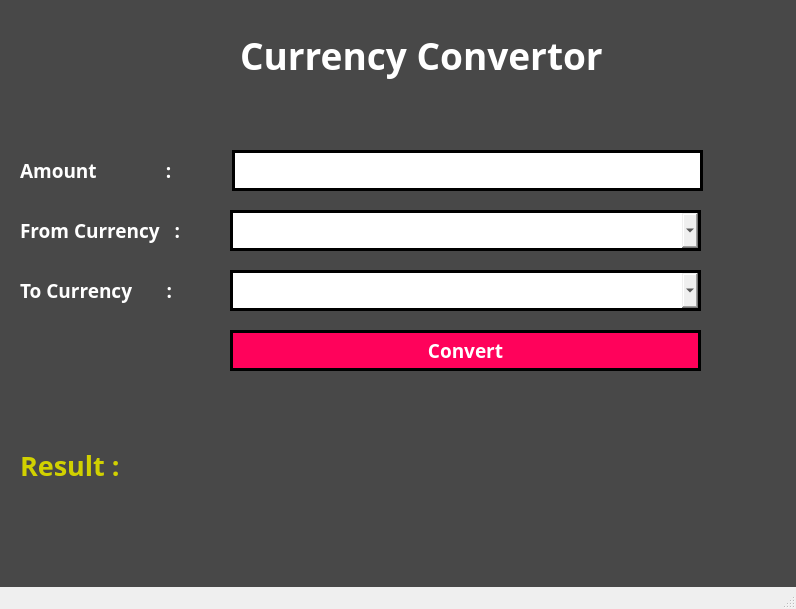
<?xml version="1.0" encoding="UTF-8"?>
<ui version="4.0">
 <class>MainWindow</class>
 <widget class="QMainWindow" name="MainWindow">
  <property name="geometry">
   <rect>
    <x>0</x>
    <y>0</y>
    <width>796</width>
    <height>609</height>
   </rect>
  </property>
  <property name="windowTitle">
   <string>Currency Convertor</string>
  </property>
  <property name="windowIcon">
   <iconset resource="resource.qrc">
    <normaloff>:/img/img/icon.png</normaloff>:/img/img/icon.png</iconset>
  </property>
  <property name="styleSheet">
   <string notr="true">#centralwidget{
	background-color: rgb(72, 72, 72);
	
}</string>
  </property>
  <widget class="QWidget" name="centralwidget">
   <widget class="QLabel" name="label">
    <property name="geometry">
     <rect>
      <x>240</x>
      <y>30</y>
      <width>461</width>
      <height>51</height>
     </rect>
    </property>
    <property name="font">
     <font>
      <family>Britannic</family>
      <pointsize>28</pointsize>
      <bold>true</bold>
      <underline>false</underline>
     </font>
    </property>
    <property name="styleSheet">
     <string notr="true">QLabel{
	color:white;
	
}

</string>
    </property>
    <property name="text">
     <string>Currency Convertor</string>
    </property>
   </widget>
   <widget class="QLabel" name="label_2">
    <property name="geometry">
     <rect>
      <x>20</x>
      <y>150</y>
      <width>181</width>
      <height>41</height>
     </rect>
    </property>
    <property name="font">
     <font>
      <family>Britannic</family>
      <pointsize>14</pointsize>
      <bold>true</bold>
     </font>
    </property>
    <property name="styleSheet">
     <string notr="true">
color: white;
	
</string>
    </property>
    <property name="text">
     <string>Amount              :</string>
    </property>
   </widget>
   <widget class="QLabel" name="from">
    <property name="geometry">
     <rect>
      <x>20</x>
      <y>210</y>
      <width>181</width>
      <height>41</height>
     </rect>
    </property>
    <property name="font">
     <font>
      <family>Britannic</family>
      <pointsize>14</pointsize>
      <bold>true</bold>
     </font>
    </property>
    <property name="styleSheet">
     <string notr="true">color: rgb(255, 255, 255);</string>
    </property>
    <property name="text">
     <string>From Currency   :</string>
    </property>
   </widget>
   <widget class="QLabel" name="to">
    <property name="geometry">
     <rect>
      <x>20</x>
      <y>270</y>
      <width>181</width>
      <height>41</height>
     </rect>
    </property>
    <property name="font">
     <font>
      <family>Britannic</family>
      <pointsize>14</pointsize>
      <bold>true</bold>
     </font>
    </property>
    <property name="styleSheet">
     <string notr="true">color: rgb(255, 255, 255);</string>
    </property>
    <property name="text">
     <string>To Currency       :</string>
    </property>
   </widget>
   <widget class="QLineEdit" name="amountlineEdit">
    <property name="geometry">
     <rect>
      <x>232</x>
      <y>150</y>
      <width>471</width>
      <height>41</height>
     </rect>
    </property>
    <property name="styleSheet">
     <string notr="true">border: 3px solid black;</string>
    </property>
   </widget>
   <widget class="QComboBox" name="fromCurrencyCombo">
    <property name="geometry">
     <rect>
      <x>230</x>
      <y>210</y>
      <width>471</width>
      <height>41</height>
     </rect>
    </property>
    <property name="styleSheet">
     <string notr="true">border: 3px solid black;</string>
    </property>
   </widget>
   <widget class="QComboBox" name="toCurrencyCombo">
    <property name="geometry">
     <rect>
      <x>230</x>
      <y>270</y>
      <width>471</width>
      <height>41</height>
     </rect>
    </property>
    <property name="styleSheet">
     <string notr="true">border: 3px solid black;
</string>
    </property>
   </widget>
   <widget class="QPushButton" name="convertButton">
    <property name="geometry">
     <rect>
      <x>230</x>
      <y>330</y>
      <width>471</width>
      <height>41</height>
     </rect>
    </property>
    <property name="font">
     <font>
      <family>Britannic</family>
      <pointsize>14</pointsize>
      <bold>true</bold>
     </font>
    </property>
    <property name="styleSheet">
     <string notr="true">
QPushButton{
	color: rgb(255, 255, 255);

}

QPushButton{
border-color: rgb(255, 2, 91);
	background-color: rgb(255, 2, 91);
border: 3px solid black;
}






</string>
    </property>
    <property name="text">
     <string>Convert</string>
    </property>
   </widget>
   <widget class="QLabel" name="resultLabel">
    <property name="geometry">
     <rect>
      <x>20</x>
      <y>440</y>
      <width>551</width>
      <height>51</height>
     </rect>
    </property>
    <property name="font">
     <font>
      <family>Britannic</family>
      <pointsize>20</pointsize>
      <bold>true</bold>
     </font>
    </property>
    <property name="styleSheet">
     <string notr="true">QLabel{
	color: rgb(209, 209, 0);

}
</string>
    </property>
    <property name="text">
     <string>Result :</string>
    </property>
   </widget>
   <widget class="QLabel" name="label_3">
    <property name="geometry">
     <rect>
      <x>170</x>
      <y>20</y>
      <width>71</width>
      <height>61</height>
     </rect>
    </property>
    <property name="styleSheet">
     <string notr="true">
image: url(:/img/img/icon.png);</string>
    </property>
    <property name="text">
     <string/>
    </property>
   </widget>
  </widget>
  <widget class="QMenuBar" name="menubar">
   <property name="geometry">
    <rect>
     <x>0</x>
     <y>0</y>
     <width>796</width>
     <height>26</height>
    </rect>
   </property>
  </widget>
  <widget class="QStatusBar" name="statusbar"/>
 </widget>
 <resources>
  <include location="resource.qrc"/>
 </resources>
 <connections/>
</ui>
